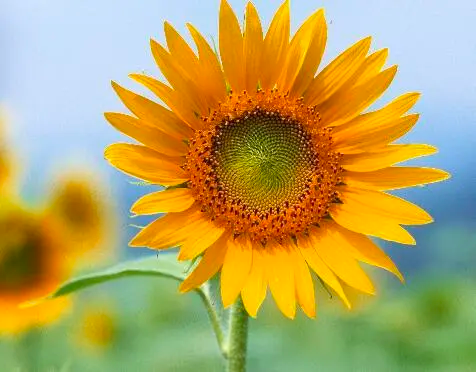
#> input picture studentNo_122106010768/flower.jpg, 476 x 372 px
$ jupyter execute DPCM.ipynb   (older library calls are emulated)
#> lines starting #> are read from the running program, lines starting #| are printed output that depends on the picture; after the words box and inside, x2 and y2 are one past the last pixel; in counts of white or black regions, pixels touching at a corner belong together
[cell 1]
#  姓名：王安文
#  学号：122106010768
#  作业名：DPCM编码的实现
#  课程：图像分析基础
#  作业实现内容：使用DPCM编码对灰度图片编码和解码，比较不同量化器（1，2，4，8bit）重建图像的区别
#             并计算重建图像的PSNR和SSIM值
import math
import cv2
import numpy as np
import io
import matplotlib.pyplot as plt
from skimage.metrics import structural_similarity as compare_ssim
import warnings
warnings.filterwarnings("ignore")

# 传入要处理的图片 和 量化因子(1,2,4,8bit)
def dpcm_function(img, bit, grayimg):
    h, w = img.shape[:2]

    # 将 BGR 转换为 YCrCb ,将图片转换为 y,v,u分量。
    yvu = cv2.cvtColor(img, cv2.COLOR_BGR2YCrCb)
    y, v, u = cv2.split(yvu)

    # 下采样 U 和 V（应用 420 格式）。
    u = cv2.resize(u, (u.shape[1] // 2, u.shape[0] // 2))
    v = cv2.resize(v, (v.shape[1] // 2, v.shape[0] // 2))
    # 将 Y、U 和 V 写入“流”。之后就可以以字节的形式读取
    f = io.BytesIO()
    f.write(y.tobytes())
    f.write(u.tobytes())
    f.write(v.tobytes())
    f.seek(0)
    img_np = np.frombuffer(f.read(), np.uint8)
    img_yuv_len = img_np.size
    img_y_len = h * w

    y = img_np[:img_y_len]
    u = img_np[img_y_len:(img_yuv_len - img_y_len) // 2 + img_y_len]  # 要注意 w或h 为单数的情况
    v = img_np[(img_yuv_len - img_y_len) // 2 + img_y_len:]
    # DPCM量化编码，采用边编码，边解码的形式
    img_re = np.zeros(img_y_len, np.uint16)  # 用来存储重建图像,因为中间计算可能超过255，先用16，后面转回8
    yprebuff = np.zeros(img_y_len, np.uint16)  # 预测

    radio = 512 / (1 << bit)  # 量化因子bit
    for i in range(h):
        for j in range(w):
            if j == 0:
                # 每行第一个像素做一定变换预测
                ypre = y[j + i * w] - 128  # 计算预测误差
                yprebuff[j + i * w] = (ypre + 255) / radio  # 量化预测误差
                img_re[j + i * w] = (yprebuff[j + i * w] - 255 / radio) * radio + 128  # 重建像素,j解码
                if img_re[j + i * w] > 255:
                    img_re[j + i * w] = 255  # 防止重建像素超过255
                yprebuff[j + i * w] = yprebuff[j + i * w] * radio / 2
            else:
                ypre = y[j + i * w] - img_re[j + i * w - 1]  # 计算预测误差
                yprebuff[j + i * w] = (ypre + 255) / radio  # 量化  # 量化器
                img_re[j + i * w] = (yprebuff[j + i * w] - 255 / radio) * radio + img_re[j + i * w - 1]  # 反量化
                yprebuff[j + i * w] = yprebuff[j + i * w] * radio / 2  # 预测器
                if img_re[j + i * w] > 255:
                    img_re[j + i * w] = 255  # 防止重建电平超过255
    # 计算重建图像的PSNR和SSIM值
    # PSNR = 10*lg(MAX^2/MSE)
    max = 255
    mse = 0.0  # 均方误差mse
    for i in range(h):
        for j in range(w):
            mse += (y[i*w+j]-img_re[i*w+j])*(y[i*w+j]-img_re[i*w+j]);
    mse = mse/(w*h)
    psnr = 10*math.log10(max*max/mse)
    print("当量化因子为"+str(bit)+"时，重建图像的PSNR值为"+str(psnr))

    img_re = img_re.astype(np.uint8)  # 用来存储重建图像,后面转回uint8
    yprebuff = yprebuff.astype(np.uint8)  # 预测误差

    # 重建图片
    img_re = img_re.reshape((h, w))  # 重建的y分量

    # 计算SSIM(X,Y) = L(X,Y)*C(X,Y)*S(X,Y) 有skimage库可以直接调用
    ssim = compare_ssim(grayimg,img_re,data_range=255)
    print("对应的SSIM值为"+str(ssim))
    u = u.reshape((h // 2, w // 2))  # 恢复采样后的u分量
    v = v.reshape((h // 2, w // 2))
    ru = cv2.resize(u, (w, h))  # 恢复采样前的u分量，用这个u分量来重建图片文件
    rv = cv2.resize(v, (w, h))

    yvu_re = cv2.merge((img_re, rv, ru))
    bgr_re = cv2.cvtColor(yvu_re, cv2.COLOR_YCrCb2BGR)  # 将解码后的的y,u,v分量转换回原图
    img_re = cv2.cvtColor(bgr_re, cv2.COLOR_BGR2RGB)


    return img_re   # 返回重建图
if __name__ == "__main__":
    img_in = cv2.imread('flower.jpg')
#> img_in is the input picture: shape (372, 476, 3); mean B, G, R 95, 164.6, 181.3
    img_gray = cv2.imread('flower.jpg',cv2.IMREAD_GRAYSCALE)
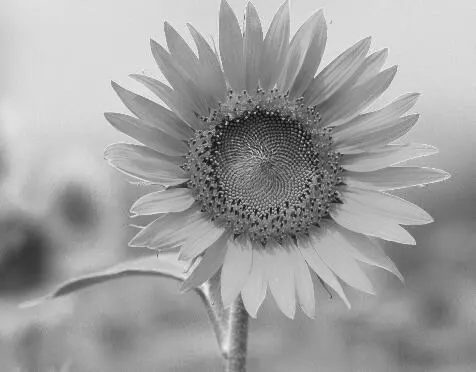
#> img_gray: shape (372, 476); min 6, max 247, mean 161.1
    img_new = img_in[:, :, ::-1]  # 将BGR翻转到RGB以提供给plt函数显示图像

    # 分别采用量化因子为1，2，4，8对原图像进行编码和解码
    img_rebuild1 = dpcm_function(img_in, 1, img_gray)
#> in dpcm_function, `yvu = cv2.cvtColor(img, cv2.COLOR_BGR2YCrCb)`: yvu: shape (372, 476, 3); mean of channels 0, 1, 2 161.7, 142, 90.4
#> in dpcm_function, `y, v, u = cv2.split(yvu)`:
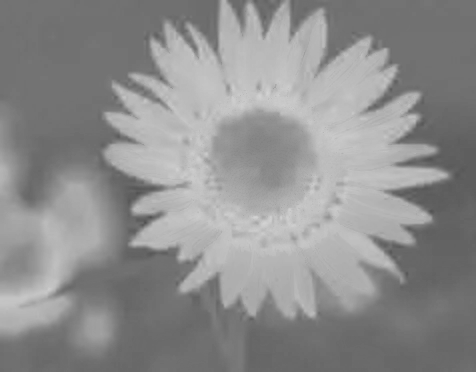
#> v: shape (372, 476); min 80, max 211, mean 142
#> in dpcm_function, `y, v, u = cv2.split(yvu)`:
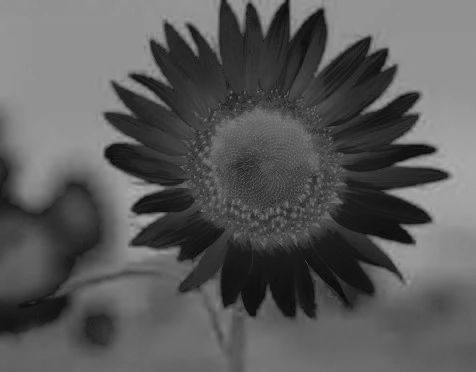
#> u: shape (372, 476); min 10, max 174, mean 90.4
#| 当量化因子为1时，重建图像的PSNR值为8.41555427228638
#> in dpcm_function, `ssim = compare_ssim(grayimg,img_re,data_range=255)`: ssim = 0.317
#| 对应的SSIM值为0.3172021650044361
#> in dpcm_function, `bgr_re = cv2.cvtColor(yvu_re, cv2.COLOR_YCrCb2BGR)`:
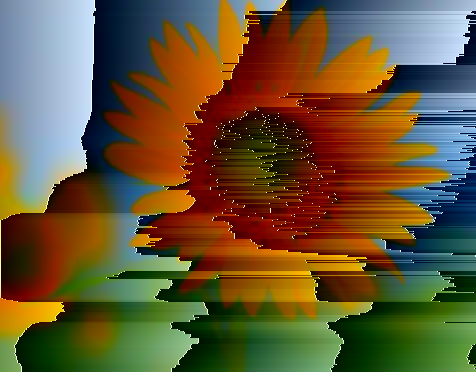
#> bgr_re: shape (372, 476, 3); mean B, G, R 51.7, 84.9, 102.1
#> in dpcm_function, `bgr_re = cv2.cvtColor(yvu_re, cv2.COLOR_YCrCb2BGR)`:
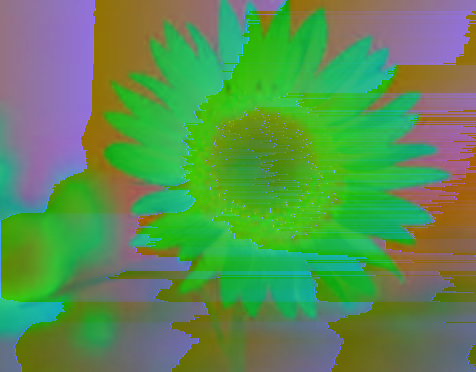
#> yvu_re: shape (372, 476, 3); mean of channels 0, 1, 2 81.5, 142, 90.4; drawn as B, G, R
    img_rebuild2 = dpcm_function(img_in, 2, img_gray)
#> call 2 of dpcm_function, with bit = 2
#| 当量化因子为2时，重建图像的PSNR值为10.945825915582848
#> in dpcm_function (call 2), `ssim = compare_ssim(grayimg,img_re,data_range=255)`: ssim = 0.452
#| 对应的SSIM值为0.4518255970185512
#> in dpcm_function (call 2), `bgr_re = cv2.cvtColor(yvu_re, cv2.COLOR_YCrCb2BGR)`:
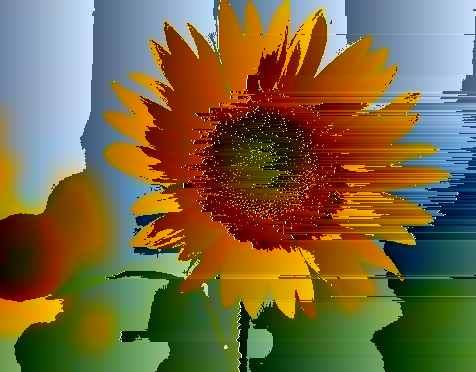
#> bgr_re: shape (372, 476, 3); mean B, G, R 61.9, 103.4, 120.2
#> in dpcm_function (call 2), `bgr_re = cv2.cvtColor(yvu_re, cv2.COLOR_YCrCb2BGR)`:
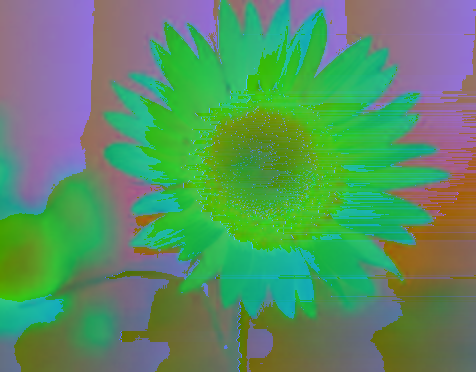
#> yvu_re: shape (372, 476, 3); mean of channels 0, 1, 2 100.1, 142, 90.4; drawn as B, G, R
    img_rebuild4 = dpcm_function(img_in, 4, img_gray)
#> call 3 of dpcm_function, with bit = 4
#| 当量化因子为4时，重建图像的PSNR值为22.816165494865764
#> in dpcm_function (call 3), `ssim = compare_ssim(grayimg,img_re,data_range=255)`: ssim = 0.77
#| 对应的SSIM值为0.7695211328491395
#> in dpcm_function (call 3), `bgr_re = cv2.cvtColor(yvu_re, cv2.COLOR_YCrCb2BGR)`:
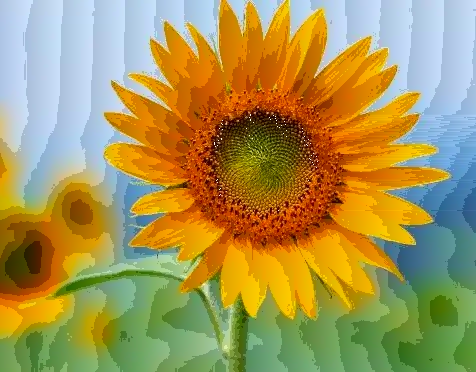
#> bgr_re: shape (372, 476, 3); mean B, G, R 86.1, 149.4, 166.1
#> in dpcm_function (call 3), `bgr_re = cv2.cvtColor(yvu_re, cv2.COLOR_YCrCb2BGR)`:
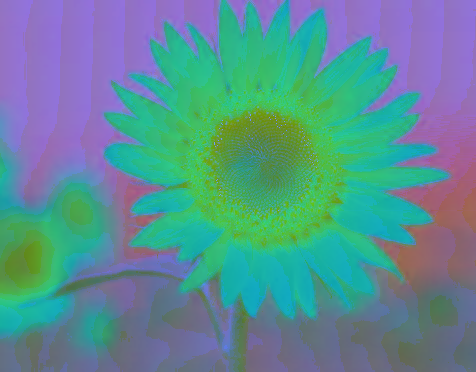
#> yvu_re: shape (372, 476, 3); mean of channels 0, 1, 2 146.5, 142, 90.4; drawn as B, G, R
    img_rebuild8 = dpcm_function(img_in, 8, img_gray)
#> call 4 of dpcm_function, with bit = 8
#| 当量化因子为8时，重建图像的PSNR值为51.136495041659785
#> in dpcm_function (call 4), `ssim = compare_ssim(grayimg,img_re,data_range=255)`: ssim = 0.996
#| 对应的SSIM值为0.9958156945293135
#> in dpcm_function (call 4), `bgr_re = cv2.cvtColor(yvu_re, cv2.COLOR_YCrCb2BGR)`:
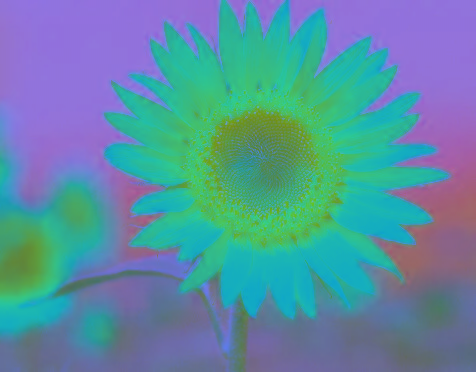
#> yvu_re: shape (372, 476, 3); mean of channels 0, 1, 2 161.2, 142, 90.4; drawn as B, G, R

    # 显示结果 原图像和不同量化因子下重建后的图像
    plt.subplot(231), plt.imshow(img_new)
    plt.title('img_original'), plt.axis('off')
    plt.subplot(232), plt.imshow(img_rebuild1, cmap='gray'),
    plt.title('rebuild_1bit'), plt.axis('off')
    plt.subplot(233), plt.imshow(img_rebuild2, cmap='gray'),
    plt.title('rebuild_2bit'), plt.axis('off')
    plt.subplot(234), plt.imshow(img_rebuild4, cmap='gray'),
    plt.title('rebuild_4bit'), plt.axis('off')
    plt.subplot(235), plt.imshow(img_rebuild8, cmap='gray'),
    plt.title('rebuild_8bit'), plt.axis('off')
    plt.show()

$ run again, with studentNo_122106010768/cat.jpg copied over studentNo_122106010768/flower.jpg
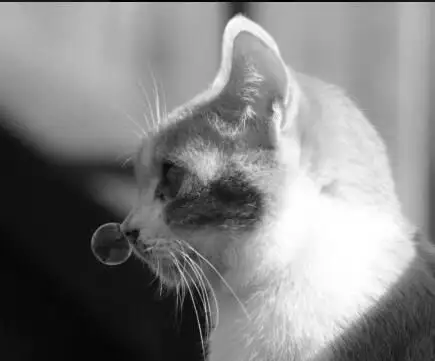
#> input picture studentNo_122106010768/cat.jpg, 435 x 361 px
#> img_in is the input picture: shape (361, 435, 3); mean B, G, R 131.2, 131.1, 131.2
#> yvu: shape (361, 435, 3); mean of channels 0, 1, 2 131.1, 128, 128
#> in dpcm_function, `y, v, u = cv2.split(yvu)`:
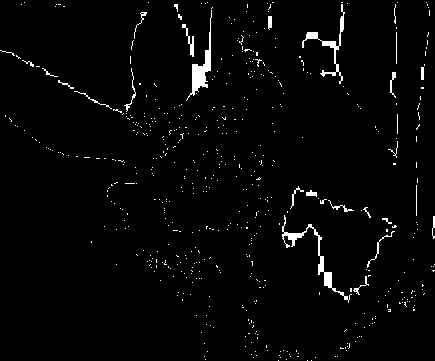
#> v: shape (361, 435); values 128 (black) and 129 (white), 2.3% white; 556 white regions (530 under 20 px), largest, box (x1, y1, x2, y2) and area: (282, 215, 352, 303) 548, (186, 10, 212, 101) 543, (302, 4, 345, 84) 437
#> u: shape (180, 217); values 128 (black) and 129 (white), 1.9% white in thin lines or dots
#| 当量化因子为1时，重建图像的PSNR值为8.789717851955615
#> ssim = 0.31
#| 对应的SSIM值为0.30989583429200857
#| 当量化因子为2时，重建图像的PSNR值为11.07105801210859
#| 对应的SSIM值为0.3488338388985489
#| 当量化因子为4时，重建图像的PSNR值为18.35368895234827
#| 对应的SSIM值为0.6443238138169097
#| 当量化因子为8时，重建图像的PSNR值为38.69557906468136
#> ssim = 0.997
#| 对应的SSIM值为0.9965524630939705
#> in dpcm_function (call 4), `bgr_re = cv2.cvtColor(yvu_re, cv2.COLOR_YCrCb2BGR)`:
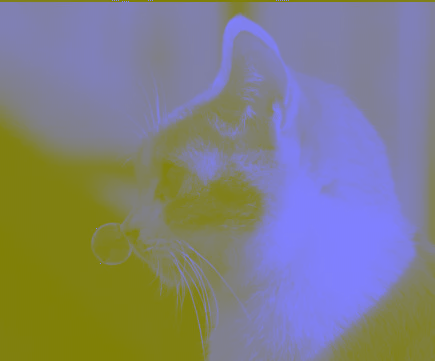
#> yvu_re: shape (361, 435, 3); mean of channels 0, 1, 2 130.7, 128, 128; drawn as B, G, R

$ run again, with studentNo_122106010768/defog.jpg copied over studentNo_122106010768/flower.jpg
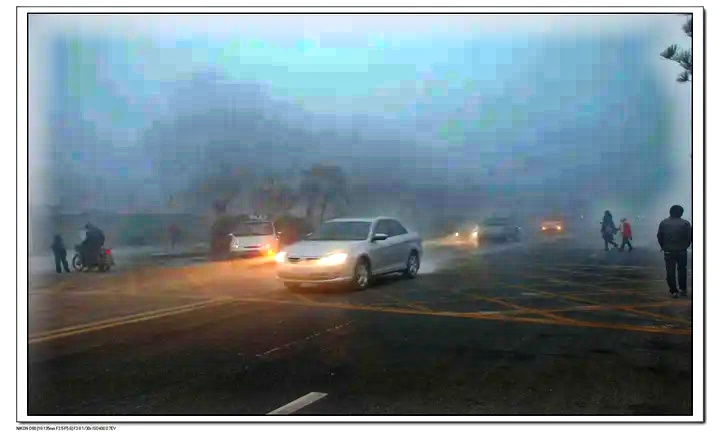
#> input picture studentNo_122106010768/defog.jpg, 720 x 435 px
#> img_in is the input picture: shape (435, 720, 3); mean B, G, R 140, 132.8, 117.2
#> yvu: shape (435, 720, 3); mean of channels 0, 1, 2 129, 119.6, 134.2
#| 当量化因子为1时，重建图像的PSNR值为8.09525089465471
#> ssim = 0.277
#| 对应的SSIM值为0.2769593332526583
#| 当量化因子为2时，重建图像的PSNR值为11.275808368034404
#| 对应的SSIM值为0.4175511423555412
#| 当量化因子为4时，重建图像的PSNR值为19.28615644777252
#| 对应的SSIM值为0.6627649843848005
#| 当量化因子为8时，重建图像的PSNR值为31.62579620231284
#> ssim = 0.993
#| 对应的SSIM值为0.9925770978307502
#> in dpcm_function (call 4), `bgr_re = cv2.cvtColor(yvu_re, cv2.COLOR_YCrCb2BGR)`:
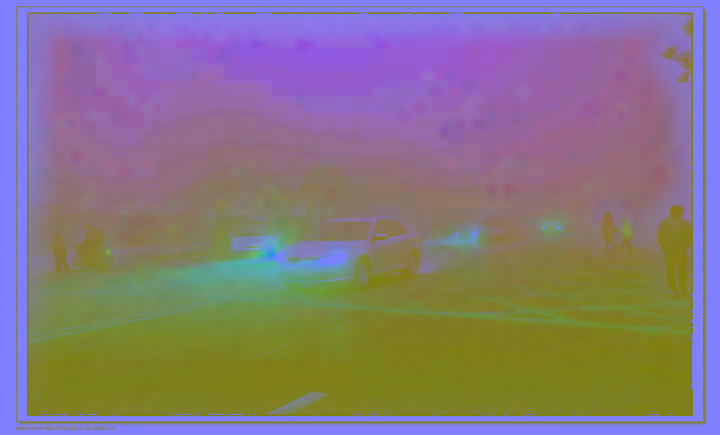
#> yvu_re: shape (435, 720, 3); mean of channels 0, 1, 2 128.7, 119.5, 134.1; drawn as B, G, R
